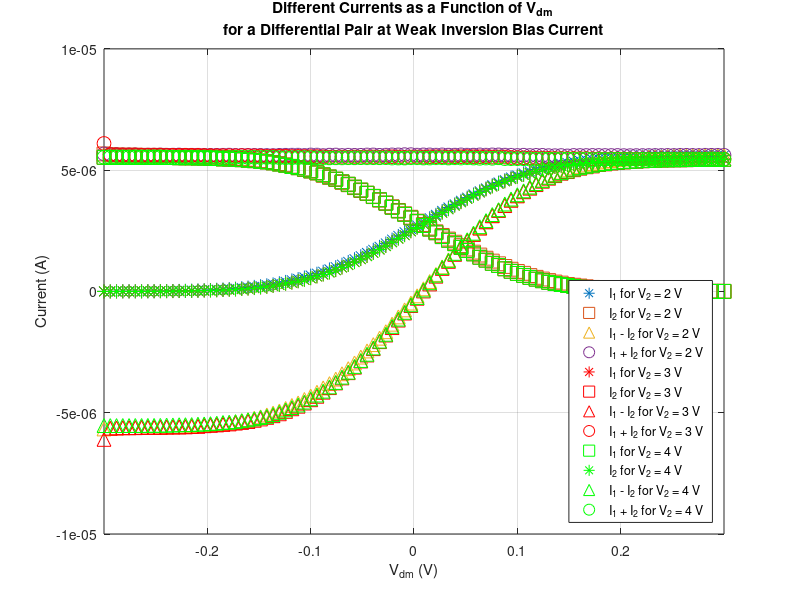

Write the MATLAB code that produced this figure.
%Experiment 1 plotter for Vb = 0.5, V2 = 1V
interval = 1;

load('newdata.mat')

Vdm1 = linspace(-0.3,0.3,100);
Idm1 = I1i - I2i;
Icm1 = I1i + I2i;
I1_1 = I1i;      
I2_1 = I2i;      

Vdm2 = linspace(-0.3,0.3,100);
Idm2 = I1iii - I2ii;
Icm2 = I1iii + I2ii;
I1_2 = I1iii;      
I2_2 = I2iii;      

Vdm3 = linspace(-0.3,0.3,100);
Idm3 = I1iii - I2iii;
Icm3 = I1iii + I2iii;
I1_3 = I1iii;      
I2_3 = I2iii;      

plot(Vdm1(1:interval:end),I1_1(1:interval:end),'*','MarkerSize',10); hold on;
plot(Vdm1(1:interval:end),I2_1(1:interval:end),'s','MarkerSize',10);
plot(Vdm1(1:interval:end),Idm1(1:interval:end),'^','MarkerSize',10);
plot(Vdm1(1:interval:end),Icm1(1:interval:end),'o','MarkerSize',10);


plot(Vdm2(1:interval:end),I1_2(1:interval:end),'r*','MarkerSize',10); 
plot(Vdm2(1:interval:end),I2_2(1:interval:end),'rs','MarkerSize',10);
plot(Vdm2(1:interval:end),Idm2(1:interval:end),'r^','MarkerSize',10);
plot(Vdm2(1:interval:end),Icm2(1:interval:end),'ro','MarkerSize',10);

plot(Vdm3(1:interval:end),I2_3(1:interval:end),'gs','MarkerSize',10);
plot(Vdm3(1:interval:end),I1_3(1:interval:end),'g*','MarkerSize',10);
plot(Vdm3(1:interval:end),Idm3(1:interval:end),'g^','MarkerSize',10);
plot(Vdm3(1:interval:end),Icm3(1:interval:end),'go','MarkerSize',10);

xlim([-0.3 0.3]);
grid on;

set(get(gca,'Title'),'String',{'Different Currents as a Function of V_{dm}';'for a Differential Pair at Weak Inversion Bias Current'});
ylabel('Current (A)');
xlabel('V_{dm} (V)');

legend('I_1 for V_2 = 2 V',...
'I_2 for V_2 = 2 V',...
'I_1 - I_2 for V_2 = 2 V',...
'I_1 + I_2 for V_2 = 2 V',...
'I_1 for V_2 = 3 V',...
'I_2 for V_2 = 3 V',...
'I_1 - I_2 for V_2 = 3 V',...
'I_1 + I_2 for V_2 = 3 V',...
'I_1 for V_2 = 4 V',...
'I_2 for V_2 = 4 V',...
'I_1 - I_2 for V_2 = 4 V',...
'I_1 + I_2 for V_2 = 4 V','Location','SouthEast')
